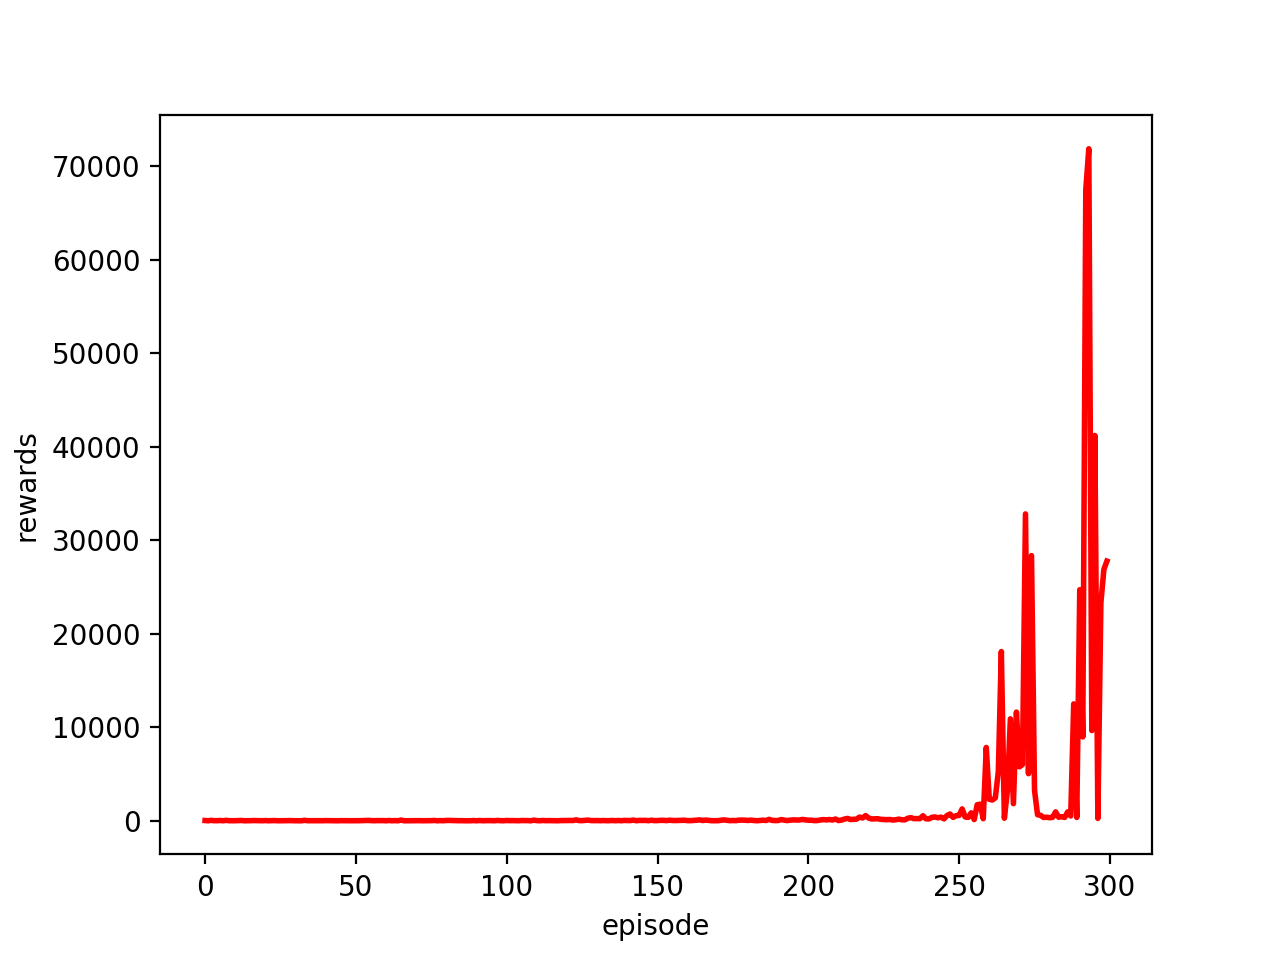

Write the Python code that produced this figure.
# /usr/bin/env python 3.6
# -*-coding:utf-8-*-

'''
tensorflow in cart

Reference link:
https://github.com/gxnk/reinforcement-learning-code/blob/master/

Author: Jing Wang
'''

import numpy as np
import gym
import matplotlib.pyplot as plt
import math

import torch
import torch.nn as nn 
import torch.optim as optim
import torch.nn.functional as F
from torch.distributions import Categorical
from torch.autograd import Variable

import model


class Cart_Pytorch(object):

	def __init__(self, numFeatures, numActions, learningRate, gamma):
		self.numFeatures = numFeatures
		self.numActions = numActions
		self.lr = learningRate
		self.gamma = gamma

		self.epObs, self.epAs, self.epRs = [],[],[]
		self.actionProb = []
		self.net = self.buildNet()
		self.optimizer = optim.Adam(self.net.parameters(), lr = self.lr)


	def buildNet(self):
		
		return model.PolicyNet(self.numActions)

	def learn(self):
		rewards = self._discountAndReward()
		rewards = torch.Tensor(rewards)
		self.optimizer.zero_grad()
		loss = self._computeLoss(rewards)
		loss.backward()
		self.optimizer.step()
		self.epObs, self.epAs, self.epRs = [],[],[]
		self.actionProb = []
		return rewards.numpy()

	def _computeLoss(self, rewards):
		
		policy_losses = []	

		for log_prob, reward in zip(self.actionProb, rewards):
			policy_losses.append(-log_prob * reward)
		return torch.cat(policy_losses).mean() # torch cat need torch.Tensor

	def _selectAction(self, state):
		state = torch.from_numpy(state[np.newaxis, :]).to(torch.float32)
		state = Variable(state)
		prob = self.net(state)
		prob = Categorical(prob) # for categorical actions

		action  = prob.sample()
		self.actionProb.append(prob.log_prob(action))

		return action.item()

	def greedy(self, state):
		state = torch.from_numpy(state[np.newaxis, :]).to(torch.float32)
		state = Variable(state)
		prob = self.net(state)
		prob = prob.data.numpy()
		action = np.argmax(prob.ravel())
		return action


	def _discountAndReward(self):

		# sum of discounted reward
		discountedRewardSum = np.zeros_like(self.epRs)

		mediateSum = 0
		for t in reversed(range(len(self.epRs))):
			mediateSum = mediateSum * self.gamma + self.epRs[t]
			discountedRewardSum[t] = mediateSum

		# normalize
		discountedRewardSum -= np.mean(discountedRewardSum)
		discountedRewardSum /= np.std(discountedRewardSum)
		return discountedRewardSum

	def storeTrasition(self, state, action, reward):

		self.epObs.append(state)
		self.epAs.append(action)
		self.epRs.append(reward)


if __name__ == '__main__':
	env = gym.make("CartPole-v0").unwrapped
	# env.wrapper()
	
	maxEps = 300
	numFeatures = 4
	numActions = 2
	lr = 0.01
	gamma = 0.95
	pg = Cart_Pytorch(numFeatures, numActions, lr, gamma)

	rewardList = []
	for t in range(maxEps):
		state = env.reset()
		done = False

		rewardSum = 0
		while not done:
			action = pg._selectAction(state)

			newState, reward, done, _ = env.step(action)
			pg.storeTrasition(state, action, reward)
			state = newState

			rewardSum += reward

		discountedReward = pg.learn()
		rewardList.append(rewardSum)

		if t % 100 == 0:
			print("Finish epsilon {}".format(t))

	plt.plot(list(range(maxEps)), rewardList, 'r-', linewidth = 2)
	plt.xlabel("episode")
	plt.ylabel("rewards")
	plt.show()

	state = env.reset()
	done = False
	while not done:
		action = pg.greedy(state)
		state, reward, done, _ = env.step(action)
		env.render()

	env.close()
